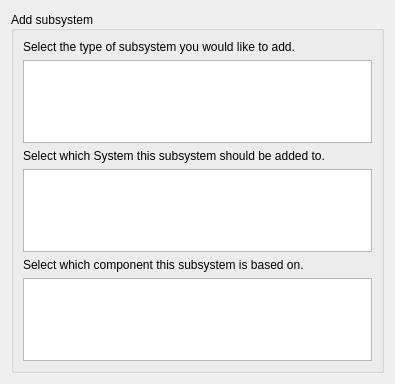
<?xml version="1.0" encoding="UTF-8"?>
<ui version="4.0">
 <class>TaskPanel</class>
 <widget class="QWidget" name="TaskPanel">
  <property name="geometry">
   <rect>
    <x>0</x>
    <y>0</y>
    <width>395</width>
    <height>384</height>
   </rect>
  </property>
  <property name="sizePolicy">
   <sizepolicy hsizetype="Preferred" vsizetype="Preferred">
    <horstretch>0</horstretch>
    <verstretch>1</verstretch>
   </sizepolicy>
  </property>
  <property name="minimumSize">
   <size>
    <width>0</width>
    <height>384</height>
   </size>
  </property>
  <property name="windowTitle">
   <string/>
  </property>
  <layout class="QGridLayout" name="gridLayout">
   <item row="0" column="0">
    <layout class="QVBoxLayout" name="verticalLayout">
     <property name="sizeConstraint">
      <enum>QLayout::SetMinimumSize</enum>
     </property>
     <item>
      <widget class="QGroupBox" name="groupBox">
       <property name="sizePolicy">
        <sizepolicy hsizetype="Preferred" vsizetype="Minimum">
         <horstretch>0</horstretch>
         <verstretch>1</verstretch>
        </sizepolicy>
       </property>
       <property name="minimumSize">
        <size>
         <width>0</width>
         <height>128</height>
        </size>
       </property>
       <property name="title">
        <string>Add subsystem</string>
       </property>
       <property name="alignment">
        <set>Qt::AlignLeading|Qt::AlignLeft|Qt::AlignVCenter</set>
       </property>
       <property name="flat">
        <bool>false</bool>
       </property>
       <layout class="QVBoxLayout" name="verticalLayout_2">
        <property name="sizeConstraint">
         <enum>QLayout::SetDefaultConstraint</enum>
        </property>
        <item>
         <widget class="QLabel" name="sortLabel">
          <property name="text">
           <string>Select the type of subsystem you would like to add.</string>
          </property>
         </widget>
        </item>
        <item>
         <widget class="QListWidget" name="sortList"/>
        </item>
        <item>
         <widget class="QLabel" name="systemLabel">
          <property name="text">
           <string>Select which System this subsystem should be added to.</string>
          </property>
         </widget>
        </item>
        <item>
         <widget class="QListWidget" name="systemList"/>
        </item>
        <item>
         <widget class="QLabel" name="componentLabel">
          <property name="text">
           <string>Select which component this subsystem is based on.</string>
          </property>
         </widget>
        </item>
        <item>
         <widget class="QListWidget" name="componentList"/>
        </item>
       </layout>
      </widget>
     </item>
    </layout>
   </item>
  </layout>
 </widget>
 <resources/>
 <connections/>
</ui>
